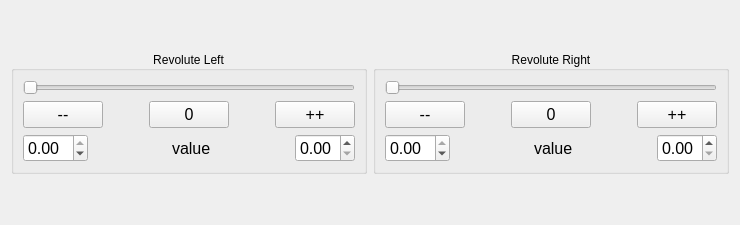
                    <widget class="QWidget" name="revolute_control_separate_tab_widget">
                      <attribute name="title">
                        <string>Separate</string>
                      </attribute>
                      <layout class="QVBoxLayout" name="revolute_control_separate_tab_widget_vertical_layout">
                        <item>
                          <spacer name="revolute_control_separate_tab_widget_vertical_layout_upper_spacer">
                            <property name="orientation">
                              <enum>Qt::Vertical</enum>
                            </property>
                            <property name="sizeHint" stdset="0">
                              <size>
                                <width>20</width>
                                <height>40</height>
                              </size>
                            </property>
                          </spacer>
                        </item>
                        <item>
                          <layout class="QHBoxLayout" name="revolute_control_separate_horizontal_layout">
                            <!-- revolute control separate left start -->
                            <item>
                              <widget class="QGroupBox" name="revolute_control_separate_left_group_box">
                                <property name="title">
                                  <string>Revolute Left</string>
                                </property>
                                <property name="alignment">
                                  <set>Qt::AlignCenter</set>
                                </property>
                                <layout class="QVBoxLayout" name="revolute_control_separate_left_vertical_layout">
                                  <item>
                                    <widget class="QSlider" name="revolute_control_separate_left_slider">
                                      <property name="orientation">
                                        <enum>Qt::Horizontal</enum>
                                      </property>
                                    </widget>
                                  </item>
                                  <item>
                                    <layout class="QHBoxLayout" name="revolute_control_separate_left_button">
                                      <item>
                                        <widget class="QPushButton" name="revolute_control_separate_left_button_decrease">
                                          <property name="font">
                                            <font>
                                              <pointsize>12</pointsize>
                                            </font>
                                          </property>
                                          <property name="text">
                                            <string>--</string>
                                          </property>
                                        </widget>
                                      </item>
                                      <item>
                                        <spacer name="revolute_control_separate_left_button_left_spacer">
                                          <property name="orientation">
                                            <enum>Qt::Horizontal</enum>
                                          </property>
                                          <property name="sizeHint" stdset="0">
                                            <size>
                                              <width>40</width>
                                              <height>20</height>
                                            </size>
                                          </property>
                                        </spacer>
                                      </item>
                                      <item>
                                        <widget class="QPushButton" name="revolute_control_separate_button_left_reset">
                                          <property name="font">
                                            <font>
                                              <pointsize>12</pointsize>
                                            </font>
                                          </property>
                                          <property name="text">
                                            <string>0</string>
                                          </property>
                                        </widget>
                                      </item>
                                      <item>
                                        <spacer name="revolute_control_separate_left_button_right_spacer">
                                          <property name="orientation">
                                            <enum>Qt::Horizontal</enum>
                                          </property>
                                          <property name="sizeHint" stdset="0">
                                            <size>
                                              <width>40</width>
                                              <height>20</height>
                                            </size>
                                          </property>
                                        </spacer>
                                      </item>
                                      <item>
                                        <widget class="QPushButton" name="revolute_control_separate_left_button_increase">
                                          <property name="font">
                                            <font>
                                              <pointsize>12</pointsize>
                                            </font>
                                          </property>
                                          <property name="text">
                                            <string>++</string>
                                          </property>
                                        </widget>
                                      </item>
                                    </layout>
                                  </item>
                                  <item>
                                    <layout class="QHBoxLayout" name="revolute_control_separate_left_value">
                                      <item>
                                        <widget class="QDoubleSpinBox" name="revolute_control_separate_left_value_minimum">
                                          <property name="font">
                                            <font>
                                              <pointsize>12</pointsize>
                                            </font>
                                          </property>
                                          <property name="minimum">
                                            <double>-1.000000000000000</double>
                                          </property>
                                          <property name="maximum">
                                            <double>0.000000000000000</double>
                                          </property>
                                          <property name="singleStep">
                                            <double>0.010000000000000</double>
                                          </property>
                                        </widget>
                                      </item>
                                      <item>
                                        <spacer name="revolute_control_separate_left_value_left_spacer">
                                          <property name="orientation">
                                            <enum>Qt::Horizontal</enum>
                                          </property>
                                          <property name="sizeHint" stdset="0">
                                            <size>
                                              <width>40</width>
                                              <height>20</height>
                                            </size>
                                          </property>
                                        </spacer>
                                      </item>
                                      <item>
                                        <widget class="QLabel" name="revolute_control_separate_left_value_current">
                                          <property name="font">
                                            <font>
                                              <pointsize>12</pointsize>
                                            </font>
                                          </property>
                                          <property name="text">
                                            <string>value</string>
                                          </property>
                                        </widget>
                                      </item>
                                      <item>
                                        <spacer name="revolute_control_separate_left_value_right_spacer">
                                          <property name="orientation">
                                            <enum>Qt::Horizontal</enum>
                                          </property>
                                          <property name="sizeHint" stdset="0">
                                            <size>
                                              <width>40</width>
                                              <height>20</height>
                                            </size>
                                          </property>
                                        </spacer>
                                      </item>
                                      <item>
                                        <widget class="QDoubleSpinBox" name="revolute_control_separate_left_value_maximum">
                                          <property name="font">
                                            <font>
                                              <pointsize>12</pointsize>
                                            </font>
                                          </property>
                                          <property name="minimum">
                                            <double>0.000000000000000</double>
                                          </property>
                                          <property name="maximum">
                                            <double>1.000000000000000</double>
                                          </property>
                                          <property name="singleStep">
                                            <double>0.010000000000000</double>
                                          </property>
                                        </widget>
                                      </item>
                                    </layout>
                                  </item>
                                </layout>
                              </widget>
                            </item>
                            <!-- revolute control separate left end -->

                            <!-- revolute control separate right start -->
                            <item>
                              <widget class="QGroupBox" name="revolute_control_separate_right_group_box">
                                <property name="title">
                                  <string>Revolute Right</string>
                                </property>
                                <property name="alignment">
                                  <set>Qt::AlignCenter</set>
                                </property>
                                <layout class="QVBoxLayout" name="revolute_control_separate_right_vertical_layout">
                                  <item>
                                    <widget class="QSlider" name="revolute_control_separate_right_slider">
                                      <property name="orientation">
                                        <enum>Qt::Horizontal</enum>
                                      </property>
                                    </widget>
                                  </item>
                                  <item>
                                    <layout class="QHBoxLayout" name="revolute_control_separate_right_button">
                                      <item>
                                        <widget class="QPushButton" name="revolute_control_separate_right_button_decrease">
                                          <property name="font">
                                            <font>
                                              <pointsize>12</pointsize>
                                            </font>
                                          </property>
                                          <property name="text">
                                            <string>--</string>
                                          </property>
                                        </widget>
                                      </item>
                                      <item>
                                        <spacer name="revolute_control_separate_right_button_left_spacer">
                                          <property name="orientation">
                                            <enum>Qt::Horizontal</enum>
                                          </property>
                                          <property name="sizeHint" stdset="0">
                                            <size>
                                              <width>40</width>
                                              <height>20</height>
                                            </size>
                                          </property>
                                        </spacer>
                                      </item>
                                      <item>
                                        <widget class="QPushButton" name="revolute_control_separate_button_right_reset">
                                          <property name="font">
                                            <font>
                                              <pointsize>12</pointsize>
                                            </font>
                                          </property>
                                          <property name="text">
                                            <string>0</string>
                                          </property>
                                        </widget>
                                      </item>
                                      <item>
                                        <spacer name="revolute_control_separate_right_button_right_spacer">
                                          <property name="orientation">
                                            <enum>Qt::Horizontal</enum>
                                          </property>
                                          <property name="sizeHint" stdset="0">
                                            <size>
                                              <width>40</width>
                                              <height>20</height>
                                            </size>
                                          </property>
                                        </spacer>
                                      </item>
                                      <item>
                                        <widget class="QPushButton" name="revolute_control_separate_right_button_increase">
                                          <property name="font">
                                            <font>
                                              <pointsize>12</pointsize>
                                            </font>
                                          </property>
                                          <property name="text">
                                            <string>++</string>
                                          </property>
                                        </widget>
                                      </item>
                                    </layout>
                                  </item>
                                  <item>
                                    <layout class="QHBoxLayout" name="revolute_control_separate_right_value">
                                      <item>
                                        <widget class="QDoubleSpinBox" name="revolute_control_separate_right_value_minimum">
                                          <property name="font">
                                            <font>
                                              <pointsize>12</pointsize>
                                            </font>
                                          </property>
                                          <property name="minimum">
                                            <double>-1.000000000000000</double>
                                          </property>
                                          <property name="maximum">
                                            <double>0.000000000000000</double>
                                          </property>
                                          <property name="singleStep">
                                            <double>0.010000000000000</double>
                                          </property>
                                        </widget>
                                      </item>
                                      <item>
                                        <spacer name="revolute_control_separate_right_value_left_spacer">
                                          <property name="orientation">
                                            <enum>Qt::Horizontal</enum>
                                          </property>
                                          <property name="sizeHint" stdset="0">
                                            <size>
                                              <width>40</width>
                                              <height>20</height>
                                            </size>
                                          </property>
                                        </spacer>
                                      </item>
                                      <item>
                                        <widget class="QLabel" name="revolute_control_separate_right_value_current">
                                          <property name="font">
                                            <font>
                                              <pointsize>12</pointsize>
                                            </font>
                                          </property>
                                          <property name="text">
                                            <string>value</string>
                                          </property>
                                        </widget>
                                      </item>
                                      <item>
                                        <spacer name="revolute_control_separate_right_value_right_spacer">
                                          <property name="orientation">
                                            <enum>Qt::Horizontal</enum>
                                          </property>
                                          <property name="sizeHint" stdset="0">
                                            <size>
                                              <width>40</width>
                                              <height>20</height>
                                            </size>
                                          </property>
                                        </spacer>
                                      </item>
                                      <item>
                                        <widget class="QDoubleSpinBox" name="revolute_control_separate_right_value_maximum">
                                          <property name="font">
                                            <font>
                                              <pointsize>12</pointsize>
                                            </font>
                                          </property>
                                          <property name="minimum">
                                            <double>0.000000000000000</double>
                                          </property>
                                          <property name="maximum">
                                            <double>1.000000000000000</double>
                                          </property>
                                          <property name="singleStep">
                                            <double>0.010000000000000</double>
                                          </property>
                                        </widget>
                                      </item>
                                    </layout>
                                  </item>
                                </layout>
                              </widget>
                            </item>
                            <!-- revolute control separate right end -->
                          </layout>
                        </item>
                        <item>
                          <spacer name="revolute_control_separate_tab_widget_vertical_layout_lower_spacer">
                            <property name="orientation">
                              <enum>Qt::Vertical</enum>
                            </property>
                            <property name="sizeHint" stdset="0">
                              <size>
                                <width>20</width>
                                <height>40</height>
                              </size>
                            </property>
                          </spacer>
                        </item>
                      </layout>
                    </widget>
